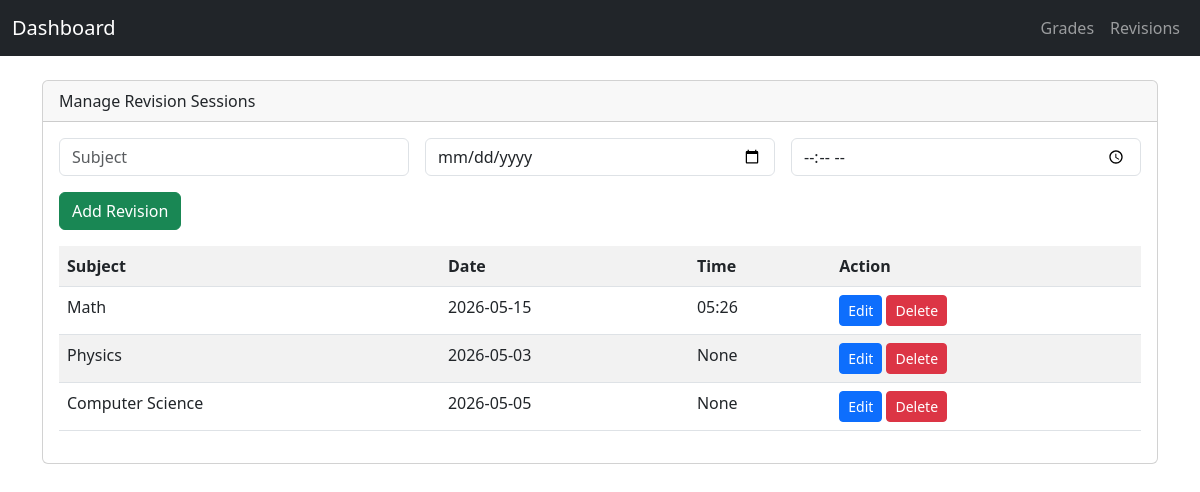
Before: /revisions with the older database file.
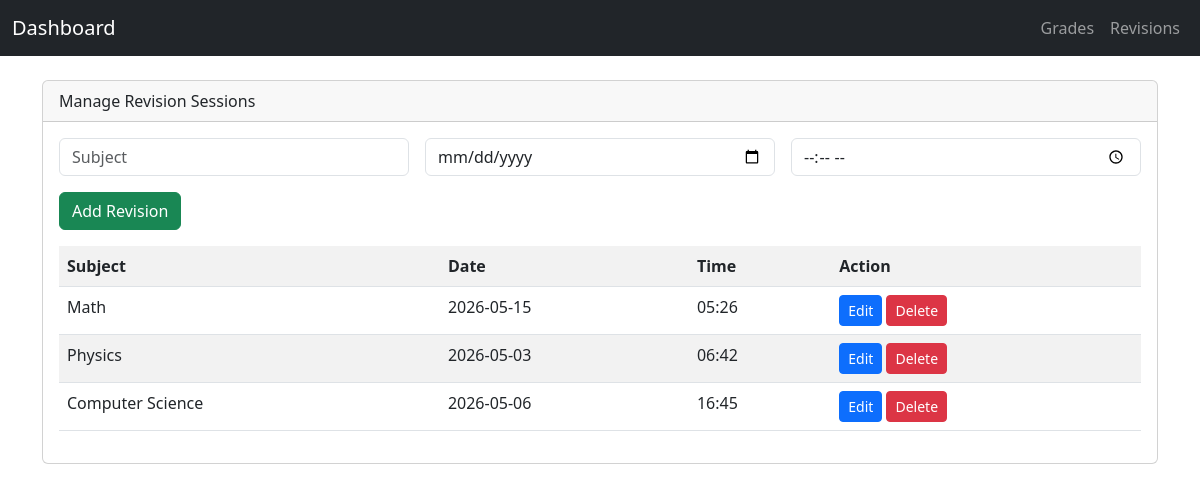
After: the same page with the newer database file.
### tables this page shows
CREATE TABLE revisions (
    id INTEGER PRIMARY KEY AUTOINCREMENT,
    subject TEXT NOT NULL,
    date TEXT NOT NULL
, time TEXT);

### app.py (the view)
@app.route("/revisions")
def revisions():
    conn = get_db()
    revisions = conn.execute("SELECT * FROM revisions").fetchall()
    conn.close()
    return render_template("revisions.html", revisions=revisions)

### app.py (called while the page is built)
def get_db():
    conn = sqlite3.connect("data.db")
    conn.row_factory = sqlite3.Row
    return conn

### templates/revisions.html (shortened to what this page needs)
{% extends "base.html" %}
{% block content %}
<div class="card">
    <div class="card-header">Manage Revision Sessions</div>
    <div class="card-body">
        <form method="POST" action="{{ url_for('add_revision') }}" class="row g-3 mb-3">
            <div class="col-md-4 col-sm-12">
                <input type="text" name="subject" class="form-control" placeholder="Subject" required>
            </div>
            <div class="col-md-4 col-sm-12">
                <input type="date" name="date" class="form-control" required>
            </div>
            <div class="col-md-4 col-sm-12">
                <input type="time" name="time" class="form-control" required>
            </div>
            <div class="col-12">
                <button type="submit" class="btn btn-success">Add Revision</button>
            </div>
        </form>
        <table class="table table-striped">
            <tr><th>Subject</th><th>Date</th><th>Time</th><th>Action</th></tr>
            {% for r in revisions %}
            <tr>
                <td>{{ r['subject'] }}</td>
                <td>{{ r['date'] }}</td>
                <td>{{ r['time'] }}</td>
                <td>
                    <a href="{{ url_for('edit_revision', id=r['id']) }}" class="btn btn-primary btn-sm">Edit</a>
                    <a href="{{ url_for('delete_revision', id=r['id']) }}" class="btn btn-danger btn-sm"
                       onclick="return confirm('Delete this revision?')">Delete</a>
                </td>
            </tr>
            {% endfor %}
        </table>
    </div>
</div>
{% endblock %}

Changed rows visible on the page:
changed revisions "Physics": time "None" → "06:42"
changed revisions "Computer Science": date "2026-05-05" → "2026-05-06"; time "None" → "16:45"
